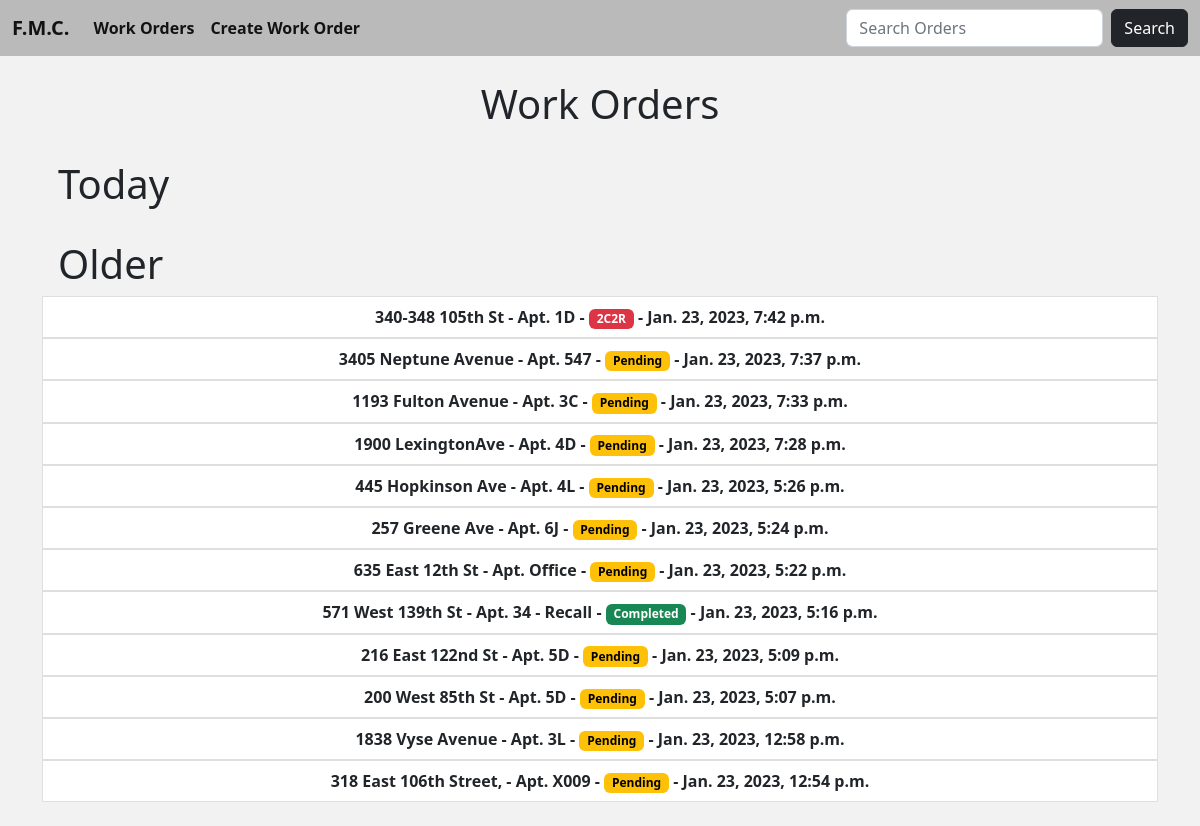
The page / on the database its author committed.
### fmc/models.py (models this page shows, shortened)
class Work(models.Model):
    company = models.CharField('Management Company', max_length=64, blank=True)
    address = models.CharField(max_length=64)
    apartment = models.CharField(max_length=64)
    city = models.CharField(max_length=64, null=True)
    zip_code = models.IntegerField('Zip Code', null=True)
    state = models.CharField(max_length=12, choices=STATE_CHOICES, default='NEW YORK')
    appliance = models.CharField(max_length=64)
    phone = models.CharField('Phone Number', max_length=64, null=True, blank=True)
    comments = models.CharField('Description', max_length=64, null=True, blank=True)
    private = models.CharField(max_length=12, choices=PRIVATE_CHOICES, default='')
    status = models.CharField(max_length=12, choices=STATUS_CHOICES, default='Pending')
    date_added = models.DateTimeField(auto_now_add=True, null=True)
    logo = models.ImageField(null=True, blank=True)
    requested = models.DateField(null=True, blank=True)

### fmc/views.py (the view)
# urls.py: path('', WorkOrders.as_view(), name='work-orders'),
class WorkOrders(ListView):
    model = Work
    template_name = 'work_orders.html'
    ordering = ['-date_added']

### fmc/templates/work_orders.html (shortened to what this page needs)
{% extends 'index.html' %}
{% block body %}
    <div class="container">
        <center><h1>Work Orders</h1></center>
    </div>
    <h1 class="ps-3">Today</h1>
    <h1 class="ps-3">Older</h1>
<div class="list-group">
    {% for work_orders in object_list %}
        {% if work_orders.date_added.day != work_orders.date_added.now.day %}
            <center>
                <a href="{% url 'work-order-details' work_orders.pk %}" class="list-group-item list-group-item-action"><strong>{{ work_orders.address }} - Apt. {{ work_orders.apartment }} -
                    {% if work_orders.status == 'Pending' %}
                        <span class="badge text-bg-warning">{{ work_orders.status }}</span></strong>
                    {% elif work_orders.status == '2C2R' %}
                        <span class="badge text-bg-danger">{{ work_orders.status }}</span></strong>
                    {% else %}
                        <span class="badge text-bg-success">{{ work_orders.status }}</span></strong>
                    {% endif %}
                    <strong>- {{ work_orders.date_added }} </strong>
                </a>
            </center>
        {% endif %}
    {% endfor %}
</div>
{% endblock %}

### fmc/templates/index.html (style rules this page uses)
body { background-color: #F2F2F2; }

### rows shown on the page
Work: address "340-348 105th St", apartment "1D", status "2C2R", date_added "Jan. 23, 2023, 7:42 p.m."
Work: address "3405 Neptune Avenue", apartment "547", status "Pending", date_added "Jan. 23, 2023, 7:37 p.m."
Work: address "1193 Fulton Avenue", apartment "3C", status "Pending", date_added "Jan. 23, 2023, 7:33 p.m."
Work: address "1900 LexingtonAve", apartment "4D", status "Pending", date_added "Jan. 23, 2023, 7:28 p.m."
Work: address "445 Hopkinson Ave", apartment "4L", status "Pending", date_added "Jan. 23, 2023, 5:26 p.m."
Work: address "257 Greene Ave", apartment "6J", status "Pending", date_added "Jan. 23, 2023, 5:24 p.m."
Work: address "635 East 12th St", apartment "Office", status "Pending", date_added "Jan. 23, 2023, 5:22 p.m."
Work: address "571 West 139th St", apartment "34 - Recall", status "Completed", date_added "Jan. 23, 2023, 5:16 p.m."
Work: address "216 East 122nd St", apartment "5D", status "Pending", date_added "Jan. 23, 2023, 5:09 p.m."
Work: address "200 West 85th St", apartment "5D", status "Pending", date_added "Jan. 23, 2023, 5:07 p.m."
Work: address "1838 Vyse Avenue", apartment "3L", status "Pending", date_added "Jan. 23, 2023, 12:58 p.m."
Work: address "318 East 106th Street,", apartment "X009", status "Pending", date_added "Jan. 23, 2023, 12:54 p.m."
